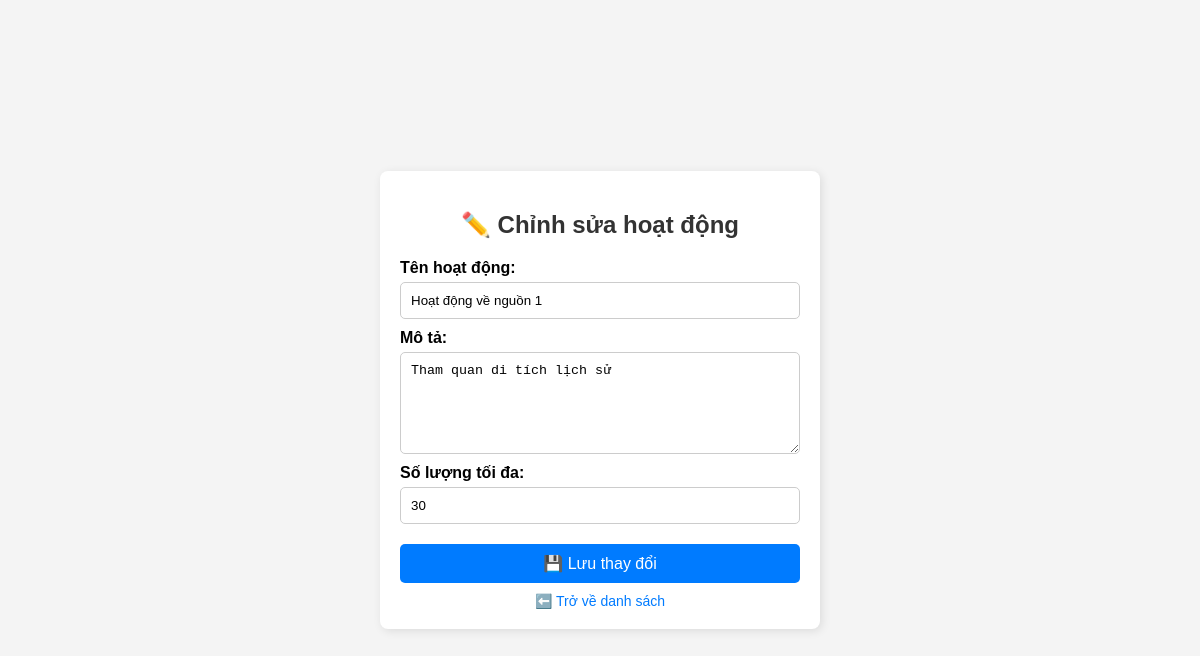
Before: /edit_activity.php?id=1 with the older database file.
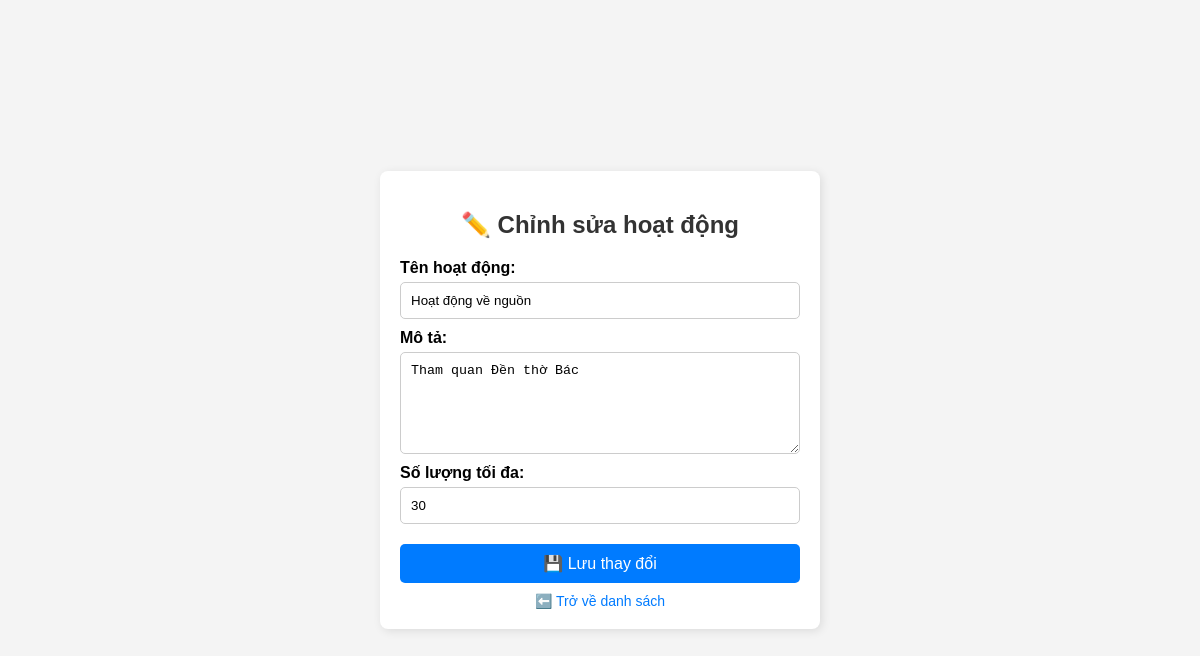
After: the same page with the newer database file.
### tables this page shows
CREATE TABLE `activities` (
  `id` int(11) NOT NULL,
  `name` varchar(255) NOT NULL,
  `description` text NOT NULL,
  `max_slots` int(11) NOT NULL,
  `registered_slots` int(11) DEFAULT 0
);

### edit_activity.php (the view, shortened to what this page needs)
<?php
include 'db.php';
if (isset($_GET['id'])) {
    $activity_id = $_GET['id'];
    $sql = "SELECT * FROM activities WHERE id = $activity_id";
    $result = $conn->query($sql);
    $activity = $result->fetch_assoc();
}
?>
<!DOCTYPE html>
<html lang="vi">
<head>
</head>
<body style="font-family: Arial, sans-serif; margin: 0; padding: 0; background-color: #f4f4f4; display: flex; justify-content: center; align-items: center; height: 100vh;">
    <div style="background: white; padding: 20px; border-radius: 8px; box-shadow: 2px 2px 10px rgba(0,0,0,0.1); width: 400px;">
        <h2 style="text-align: center; color: #333;">✏️ Chỉnh sửa hoạt động</h2>
        <form method="post" style="display: flex; flex-direction: column;">
            <label style="margin-bottom: 5px; font-weight: bold;">Tên hoạt động:</label>
            <input type="text" name="name" value="<?php echo $activity['name']; ?>" required
                   style="padding: 10px; border: 1px solid #ccc; border-radius: 5px; margin-bottom: 10px;">
            <label style="margin-bottom: 5px; font-weight: bold;">Mô tả:</label>
            <textarea name="description" required
                      style="padding: 10px; border: 1px solid #ccc; border-radius: 5px; margin-bottom: 10px; height: 80px;"><?php echo $activity['description']; ?></textarea>
            <label style="margin-bottom: 5px; font-weight: bold;">Số lượng tối đa:</label>
            <input type="number" name="max_slots" value="<?php echo $activity['max_slots']; ?>" required
                   style="padding: 10px; border: 1px solid #ccc; border-radius: 5px; margin-bottom: 20px;">
            <button type="submit"
                    style="background: #007BFF; color: white; border: none; padding: 10px; border-radius: 5px; cursor: pointer; font-size: 16px;">
                💾 Lưu thay đổi
            </button>
            <a href="index.php"
               style="display: block; text-align: center; margin-top: 10px; color: #007BFF; text-decoration: none; font-size: 14px;">
               ⬅️ Trở về danh sách
            </a>
        </form>
    </div>
</body>
</html>

Changed rows visible on the page:
changed activities: name "Hoạt động về nguồn 1" → "Hoạt động về nguồn"; description "Tham quan di tích lịch sử" → "Tham quan Đền thờ Bác"
